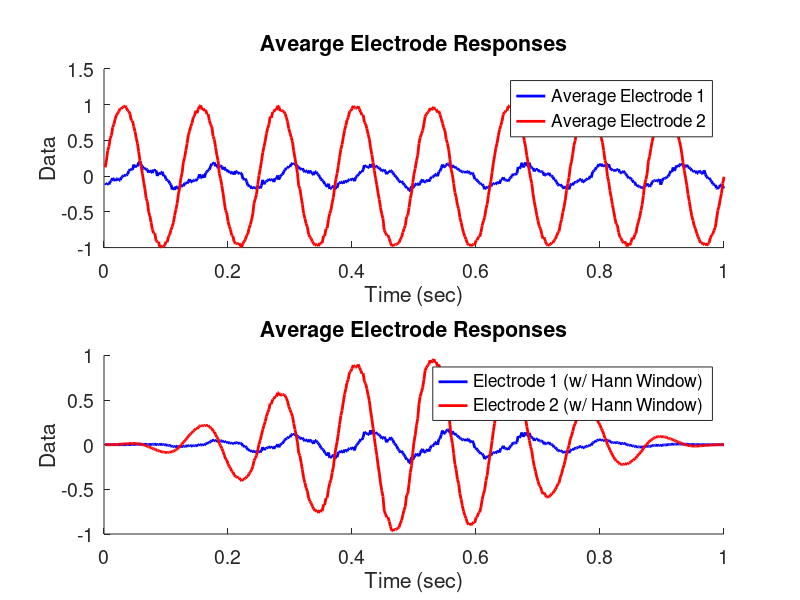

The MATLAB script that drew this image: (Note: this script raises an error after producing the figure.)
function Chapter_5_Question_5()
    % Question 5 - Hanning Taper Coherence

    %Load Data
    load('Ch5-ECoG-1.mat')
    ntrial = size(E1, 1);
    N = length(t);
    sample_interval = t(2) - t(1);
    sample_freq = 1/sample_interval;
    T = t(end);
    x = E1 - mean(E1, 2); %mean-normalize
    y = E2 - mean(E2, 2); %mean-normalize
    
    %Window The Data
    wind = hann(N)'; %get hanning window
    wind_mat = repmat(wind, ntrial, 1); %repeat hanning window for each trial
    x_hann = x.*wind_mat; %apply hanning window
    y_hann = y.*wind_mat; %apply hanning window
    
    %Visualize Data
    figure()
    subplot(2, 1, 1)
    hold on
    plot(t, mean(x, 1), 'b', 'LineWidth', 2)
    plot(t, mean(y, 1), 'r', 'LineWidth', 2)
    hold off
    xlabel('Time (sec)')
    ylabel('Data')
    legend({'Average Electrode 1', 'Average Electrode 2'})
    title('Avearge Electrode Responses')
    set(gca, 'FontSize', 14)
    subplot(2, 1, 2)
    hold on
    plot(t, mean(x_hann, 1), 'b', 'LineWidth', 2)
    plot(t, mean(y_hann, 1), 'r', 'LineWidth', 2)
    hold off
    xlabel('Time (sec)')
    ylabel('Data')
    legend({'Electrode 1 (w/ Hann Window)', 'Electrode 2 (w/ Hann Window)'})
    title('Average Electrode Responses')
    set(gca, 'FontSize', 14)
    
    %Compute Trial Cross-Covariance, Trial Spectrum, and Coherence Using Helper
    %Function
    [Sxx, Syy, Sxy, cross_cov, cohr, lags, faxis] = ...
        Chapter_5_Analyze_Electrodes(x, y, sample_freq, T);
    [Sxx_hann, Syy_hann, Sxy_hann, cross_cov_hann, cohr_hann, ~, ~] = ...
        Chapter_5_Analyze_Electrodes(x_hann, y_hann, sample_freq, T);
    
    %Plot Average Cross-Covariance
    figure()
    hold on
    plot(lags.*sample_interval, mean(cross_cov, 1), 'g', 'LineWidth', 2)
    plot(lags.*sample_interval, mean(cross_cov_hann, 1), 'm', 'LineWidth', 2)
    hold off
    xlabel('Lag (seconds)')
    ylabel('Cross-Covariance')
    title('Average Cross-Covariance')
    legend({'Data', 'Data (w/ Hann Window)'})
    ylim([-1 1])
    set(gca, 'FontSize', 14)
    
    %Plot Average Spectrum
    figure()
    subplot(2, 1, 1)
    hold on
    plot(faxis, 10*log10(mean(Sxx, 1)), 'b', 'LineWidth', 2)
    plot(faxis, 10*log10(mean(Syy, 1)), 'r', 'LineWidth', 2)
    hold off
    xlabel('Frequency (Hz)')
    ylabel('Power (dB)')
    title('Average Spectrum')
    legend({'Electrode 1', 'Electrode 2'})
    set(gca, 'FontSize', 14)
    subplot(2, 1, 2)
    hold on
    plot(faxis, 10*log10(mean(Sxx_hann, 1)), 'b', 'LineWidth', 2)
    plot(faxis, 10*log10(mean(Syy_hann, 1)), 'r', 'LineWidth', 2)
    hold off
    xlabel('Frequency (Hz)')
    ylabel('Power (dB)')
    title('Average Spectrum')
    legend({'Electrode 1 (w/ Hann Window)', 'Electrode 2 (w/ Hann Window)'})
    set(gca, 'FontSize', 14)

    %Plot Coherence
    figure()
    hold on
    plot(faxis, cohr, 'g', 'LineWidth', 2)
    plot(faxis, cohr_hann, 'm', 'LineWidth', 2)
    hold off
    xlabel('Frequency (Hz)')
    ylabel('Coherence')
    title('Coherence')
    legend({'Data', 'Data (w/ Hann Window)'})
    ylim([0 1])
    set(gca, 'FontSize', 14)

    % The Hanning taper helps smooth out some of the broadband noise present in
    % the coherence. However, in doing so, it reduces the peak coherence and
    % seems to distribute it over more frequencies. The average spectrum shows
    % similar changes, wherein the power is less and the spread is more, but
    % the noise is considerably reduced. The cross-covariance is slightly
    % reduced, likely due to the reduction in amplitude that the hanning taper
    % causes.
    
end
